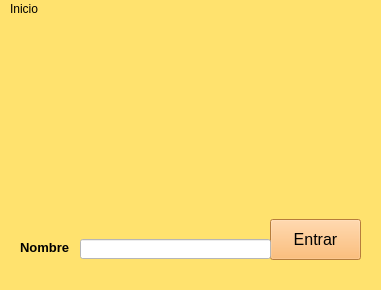
<?xml version="1.0" encoding="UTF-8"?>
<ui version="4.0">
 <class>MainWindow</class>
 <widget class="QMainWindow" name="MainWindow">
  <property name="geometry">
   <rect>
    <x>0</x>
    <y>0</y>
    <width>381</width>
    <height>290</height>
   </rect>
  </property>
  <property name="windowTitle">
   <string>MainWindow</string>
  </property>
  <property name="styleSheet">
   <string notr="true">background-color:rgb(255, 226, 110);
border-color: rgb(0, 0, 0);
gridline-color: rgb(0, 0, 0);
border-color: rgb(0, 0, 0);</string>
  </property>
  <widget class="QWidget" name="centralWidget">
   <widget class="QLabel" name="label">
    <property name="geometry">
     <rect>
      <x>20</x>
      <y>0</y>
      <width>341</width>
      <height>221</height>
     </rect>
    </property>
    <property name="text">
     <string/>
    </property>
    <property name="pixmap">
     <pixmap resource="pastel.qrc">:/Images/depositphotos_121394178-stock-illustration-bakery-hand-written-lettering-logo.jpg</pixmap>
    </property>
    <property name="scaledContents">
     <bool>true</bool>
    </property>
   </widget>
   <widget class="QPushButton" name="pushButton">
    <property name="geometry">
     <rect>
      <x>270</x>
      <y>200</y>
      <width>91</width>
      <height>41</height>
     </rect>
    </property>
    <property name="font">
     <font>
      <pointsize>12</pointsize>
     </font>
    </property>
    <property name="styleSheet">
     <string notr="true">background-color:rgb(255, 175, 84);
border-color: rgb(0, 0, 0);
gridline-color: rgb(0, 0, 0);
border-color: rgb(0, 0, 0);</string>
    </property>
    <property name="text">
     <string>Entrar</string>
    </property>
   </widget>
   <widget class="QLabel" name="label_2">
    <property name="geometry">
     <rect>
      <x>20</x>
      <y>220</y>
      <width>51</width>
      <height>16</height>
     </rect>
    </property>
    <property name="font">
     <font>
      <pointsize>10</pointsize>
      <weight>75</weight>
      <bold>true</bold>
     </font>
    </property>
    <property name="text">
     <string>Nombre</string>
    </property>
   </widget>
   <widget class="QLineEdit" name="lineEdit">
    <property name="geometry">
     <rect>
      <x>80</x>
      <y>220</y>
      <width>191</width>
      <height>20</height>
     </rect>
    </property>
    <property name="styleSheet">
     <string notr="true">background-color:rgb(255, 255, 255);
border-color: rgb(0, 0, 0);
gridline-color: rgb(0, 0, 0);
border-color: rgb(0, 0, 0);</string>
    </property>
   </widget>
  </widget>
  <widget class="QStatusBar" name="statusBar"/>
  <widget class="QMenuBar" name="menuBar">
   <property name="geometry">
    <rect>
     <x>0</x>
     <y>0</y>
     <width>381</width>
     <height>21</height>
    </rect>
   </property>
   <widget class="QMenu" name="menuFile">
    <property name="title">
     <string>Inicio</string>
    </property>
    <addaction name="actionNew_Window"/>
   </widget>
   <addaction name="menuFile"/>
  </widget>
  <action name="actionNew_Window">
   <property name="text">
    <string>Inicia Sesion</string>
   </property>
  </action>
  <action name="actionLista_de_productos">
   <property name="text">
    <string>Lista de productos</string>
   </property>
  </action>
 </widget>
 <layoutdefault spacing="6" margin="11"/>
 <resources>
  <include location="pastel.qrc"/>
 </resources>
 <connections/>
</ui>
